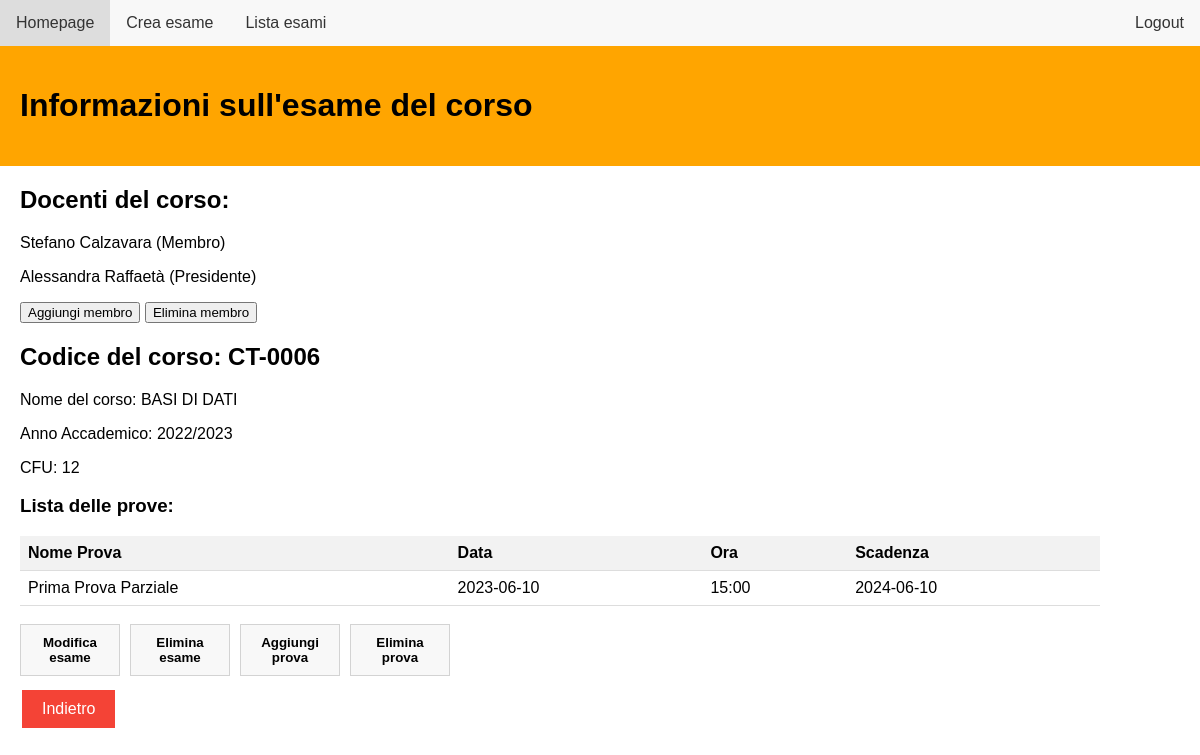
The page /exam_page?idE=CT-0006 (signed in) on the database as committed earlier.
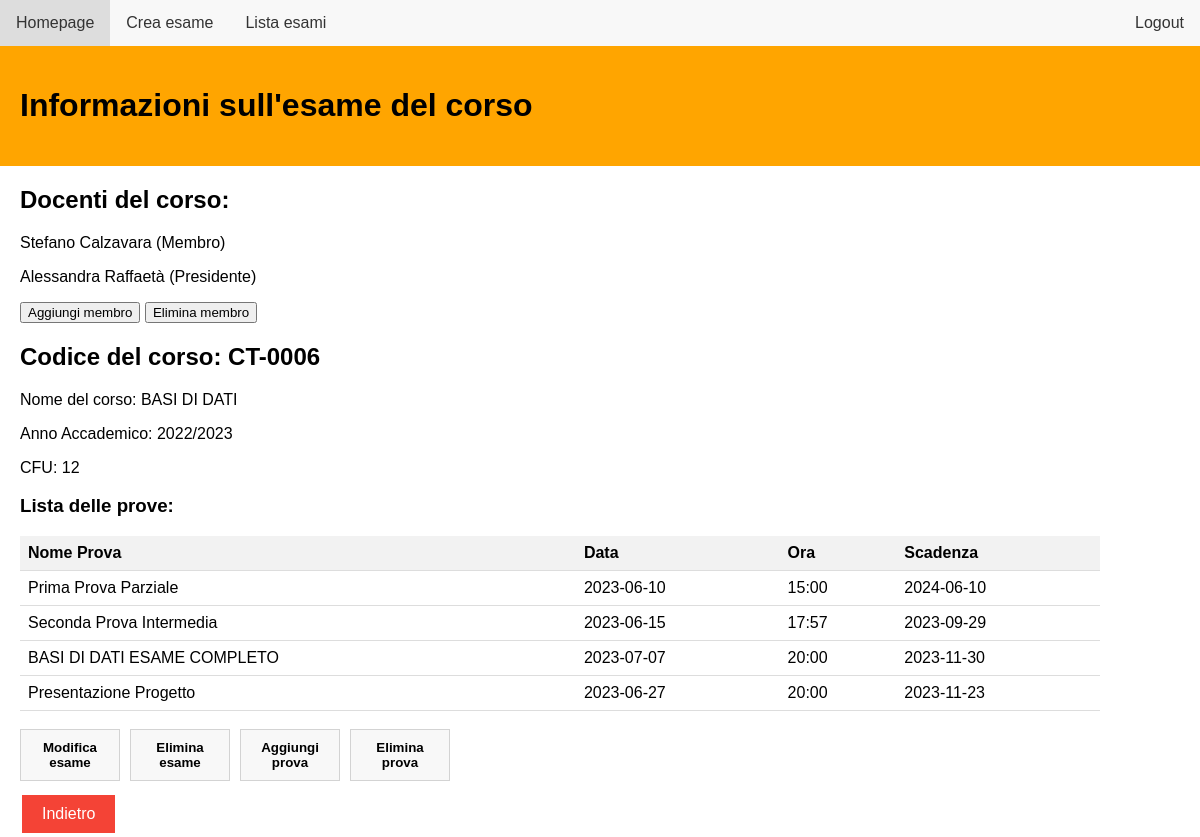
The same page on the database as committed later.
### db_setup.py (models this page shows, shortened)
class Docente(UserMixin, db.Model):
    idD = db.Column(db.String(100), primary_key=True, unique = True)
    nome = db.Column(db.String(100))
    cognome = db.Column(db.String(100))
    email = db.Column(db.String(100), unique = True)
    password = db.Column(db.String(100))

class Esame( db.Model):
    idE = db.Column(db.String(100), primary_key=True, unique = True)
    nome = db.Column(db.String(100))
    anno_accademico = db.Column(db.String(100))
    cfu = db.Column(db.Integer)

class Prova( db.Model ):
    idP = db.Column(db.String(100), primary_key=True)
    nome_prova = db.Column(db.String(100))
    tipo_prova = db.Column(Enum('scritto', 'orale', 'pratico', 'completo'), name='tipo_prova')
    tipo_voto = db.Column(db.String(100))
    data = db.Column(db.Date)
    ora_prova = db.Column(db.String(100))
    data_scadenza = db.Column(db.Date)
    idE = db.Column(db.String(100), db.ForeignKey('esame.idE'))
    idD = db.Column(db.Integer, db.ForeignKey('docente.idD'))

### routes.py (the view)
@bp.route('/exam_page', methods=['GET', 'POST'])
@login_required
def exam_page():
    from db_setup import Esame, Docente, Prova, db, Creazione_esame
    idE = request.args.get('idE')
    esame = Esame.query.filter_by(idE=idE).first()
    lista_docenti = db.session.query(Docente).join(Creazione_esame).filter(Creazione_esame.idE == idE).all()
    lista_prove = db.session.query(Prova).filter(Prova.idE == idE).all()
    docenti_roles = (
        db.session.query(Docente, Creazione_esame.ruolo_docente)
        .join(Creazione_esame)
        .filter(Creazione_esame.idE == idE)
        .all()
    )
    user_role = (
        db.session.query(Creazione_esame.ruolo_docente)
        .filter(Creazione_esame.idE == idE, Creazione_esame.idD == current_user.idD)
        .scalar()
    )
    return flask.render_template('exam_page.html', esame=esame, lista_prove=lista_prove, lista_docenti=lista_docenti, docenti_roles=docenti_roles, user_role=user_role)

### routes.py (called while the page is built)
@login_manager.user_loader
def load_user(user_id):
    from db_setup import Docente
    return Docente.query.get(user_id)

### app/templates/exam_page.html (shortened to what this page needs)
<!DOCTYPE html>
<html lang="en">
<head>
    <link rel="stylesheet" href="../static/exam_page.css">
    <link rel="stylesheet" href="../static/goback.css">
</head>
<body>
    <ul>
        <li><a href="{{ url_for('routes.homepage') }}">Homepage</a></li>
        <li><a href="{{ url_for('routes.create_exam') }}">Crea esame</a></li>
        <li><a href="{{ url_for('routes.view_exams') }}">Lista esami</a></li>
        <li style="float:right"><a href="{{ url_for('routes.login') }}">Logout</a></li>
    </ul>
    <div id="Informazioni" class="w3-container">
        <h1>Informazioni sull'esame del corso</h1>
    </div>
    <div id="Exam_Details">
        <h2>Docenti del corso:</h2>
        {% for docente, role_name in docenti_roles %}
            <p>{{ docente.nome }} {{ docente.cognome }} ({{ role_name }})</p>
        {% endfor %}
        {% if user_role == "Presidente" %}
            <button id="button_membri" type="button" onclick="window.location.href='{{url_for('routes.docenti_list', idE=esame.idE )}}'">Aggiungi membro</button>
            <button id="button_membri" type="button" onclick="window.location.href='{{url_for('routes.docenti_list_del', idE=esame.idE )}}'">Elimina membro</button>
        {% endif %}
        <h2>Codice del corso: {{ esame.idE }}</h2>
        <p>Nome del corso: {{ esame.nome }}</p>
        <p>Anno Accademico: {{ esame.anno_accademico }}</p>
        <p>CFU: {{ esame.cfu }}</p>
    </div>
    <div id="ListaProve">
        <h3>Lista delle prove:</h3>
        <table>
            <thead>
                <tr>
                    <th>Nome Prova</th>
                    <th>Data</th>
                    <th>Ora</th>
                    <th>Scadenza</th>
                </tr>
            </thead>
            <tbody>
                {% for prova in lista_prove %}
                    <tr onclick="window.location.href='{{url_for('routes.prova_page', idP=prova.idP)}}'">
                        <td>{{ prova.nome_prova }}</td>
                        <td>{{ prova.data }}</td>
                        <td>{{ prova.ora_prova }}</td>
                        <td>{{ prova.data_scadenza}}</td>
                    </tr>
                {% endfor %}
            </tbody>
        </table>
    </div>
    <br>
    <div class="button-container">
        <button id="button_exam" type="button">Modifica esame</button>
        <button id="button_exam" type="button">Elimina esame</button>
        <button id="button_exam" type="button" onclick="window.location.href='{{url_for('routes.create_test', idE=esame.idE)}}'">Aggiungi prova</button>
        <button id="button_exam" type="button">Elimina prova</button>
    </div>
    <button id="goback" onclick="goBack()" class="button-goback">Indietro</button>
</body>
</html>

### app/static/exam_page.css (style rules this page uses)
#Informazioni { background-color: orange; color:black; padding: 20px; }
body { font-family: Arial, sans-serif; margin: 0; padding: 0; }
ul { list-style-type: none; margin: 0; padding: 0; overflow: hidden; background-color: #f8f8f8; }
li { float: left; }
li a { display: block; color: #333; text-align: center; padding: 14px 16px; text-decoration: none; }
#Exam_Details, #ListaProve, #Test_Details, #ListaStudentiIscritti { position: relative; left:20px; }
#button_exam { padding: 10px 20px; cursor: pointer; font-weight: bold; max-width: 100px; position:relative; left:20px; background-color: #f8f8f8; color: black; border: 1px solid lightgrey; }
.button-container { display: flex; gap: 10px; margin-bottom: 10px; }
table { width: 90%; border-collapse: collapse; }
th, td { text-align: left; border-bottom: 1px solid #ddd; padding: 8px; }
th { background-color: #f2f2f2; }

### app/static/goback.css (style rules this page uses)
.button-goback { background-color: #f44336; color: white; border: none; padding: 10px 20px; text-align: center; text-decoration: none; display: inline-block; font-size: 16px; margin: 4px 2px; cursor: pointer; position: relative; left: 20px; }

Rows that differ between the two databases and show on the page:
added Prova: nome_prova "Seconda Prova Intermedia", data "2023-06-15", ora_prova "17:57", data_scadenza "2023-09-29"
added Prova: nome_prova "BASI DI DATI ESAME COMPLETO", data "2023-07-07", ora_prova "20:00", data_scadenza "2023-11-30"
added Prova: nome_prova "Presentazione Progetto", data "2023-06-27", ora_prova "20:00", data_scadenza "2023-11-23"
